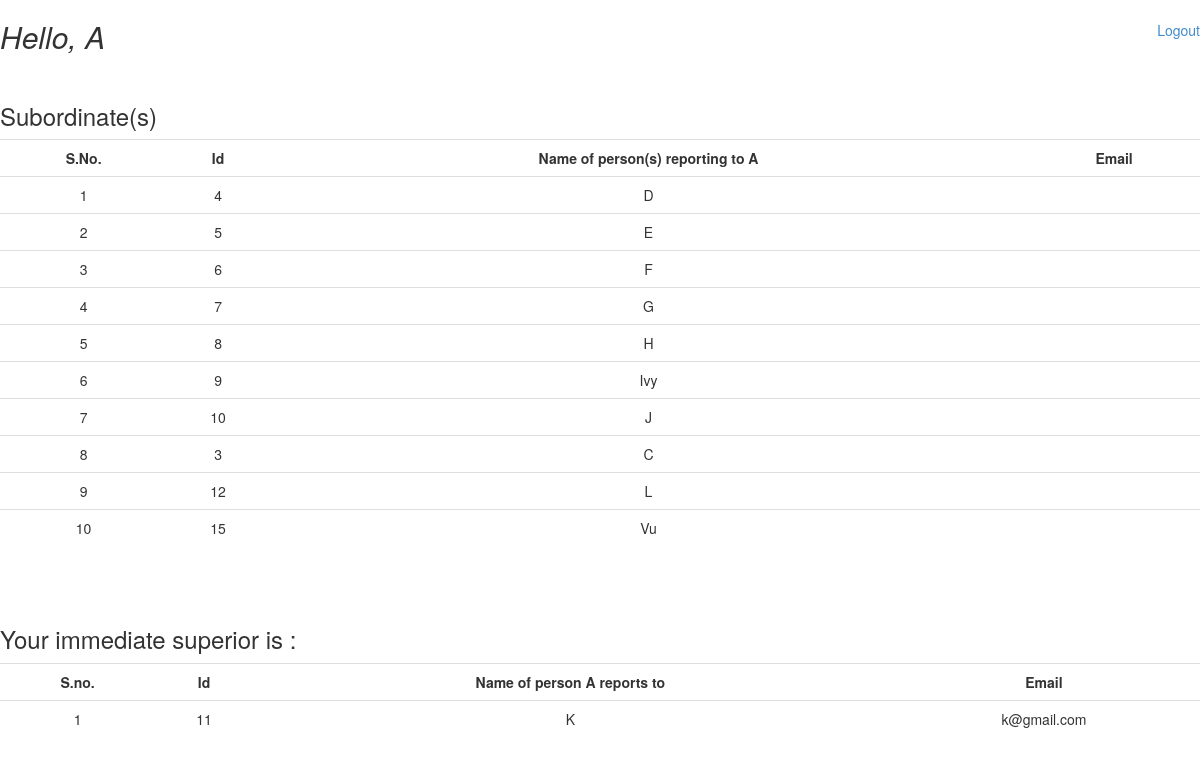
Page /home.php (signed in) on the committed database.
### tables this page shows
CREATE TABLE IF NOT EXISTS `bas_user` (
  `user_id` int(11) NOT NULL,
  `user_name` varchar(50) NOT NULL,
  `email` varchar(45) DEFAULT NULL,
  `password` varchar(30) DEFAULT NULL,
  `role` varchar(10) DEFAULT NULL,
  `date_created` datetime NOT NULL DEFAULT CURRENT_TIMESTAMP
);

### home.php (the view, shortened to what this page needs)
<?php
include('conn.php');
?>
<!DOCTYPE html>
<html lang="en">
<head>
<link rel="stylesheet" href="http://maxcdn.bootstrapcdn.com/bootstrap/3.3.7/css/bootstrap.min.css">
<link href="css/bootstrap.min.css" rel="stylesheet">
</head>
<?php
if (isset($_SESSION['id']))
{
	$id = $_SESSION['id'];
	if ($stmt = $conn->query("SELECT * FROM bas_user WHERE user_id = '$id'"))
	{
		$row = $stmt->fetch_array(MYSQL_BOTH);
		echo "<a href = 'logout.php' style='float:right'>Logout</a>";
		echo "<h2><em> Hello, ".$row['user_name']."</em></h2>";
		if ($stmt1 = $conn->query("SELECT user_id, user_name, email FROM `bas_user` WHERE user_id IN ( SELECT subordinate_id FROM `reporting` WHERE superior_id='$id' AND distance>0 )"))
		{
			if((!$stmt->num_rows>0))
			{
				echo "<br/>Uh. Oh! Looks like no one reports to you currently. Keep working your way up the ladder.<br/>";
			}
			else
			{
				$ctr=0;
?>
<br/>
		<h3> Subordinate(s) </h3>
<table class = "table" width="100%">
	<tr>
		<th style="text-align: center;">S.No.</th>
		<th style="text-align: center;">Id</th>
		<th style="text-align: center;">Name of person(s) reporting to <?php echo $row['user_name'] ?></th>
		<th style="text-align: center;">Email</th>
	</tr>
<?php
				while ($r1= $stmt1->fetch_array(MYSQL_BOTH))
				{
					$flag = 1;
					$ctr++;
?>
	<tr>
		<td style="text-align: center;"><?php echo $ctr ?></td>
		<td style="text-align: center;"><?php echo $r1['user_id'] ?></td>
		<td style="text-align: center;"><?php echo $r1['user_name'] ?></td>
		<td style="text-align: center;"><?php echo $r1['email'] ?></td>
<?php
				}
?>
</table>
<?php
			}
		}
?>
<br/>
<?php
		if ($stmt2 = $conn->query("SELECT user_id, user_name, email FROM `bas_user` WHERE user_id IN ( SELECT superior_id FROM `reporting` WHERE subordinate_id='$id' AND distance=1 )"))
		{
			if((!$stmt->num_rows>0))
			{
				echo "<br/><br/><br/><p style='margin-left:15px;'>Looks like you don't report to anyone currently. ";
				if (isset($flag))
					if ($flag == 1)
					{
						echo "Hooray! You are the BOSS here.</p>";
						unset($flag);
					}
			}
			else
			{
?>
<br/>
<h3> Your immediate superior is :</h3>
<table class = "table" width="100%" >
<tr>
	<th style="text-align: center;">S.no.</th>
	<th style="text-align: center;">Id</th>
	<th style="text-align: center;">Name of person <?php echo $row['user_name'] ?> reports to</th>
	<th style="text-align: center;">Email</th>
</tr>
<?php
				$ctr=0;
				while ($r2 = $stmt2->fetch_array(MYSQL_BOTH))
				{
					$ctr++;
?>
	<tr>
		<td style="text-align: center;"><?php echo $ctr ?></td>
		<td style="text-align: center;"><?php echo $r2['user_id'] ?></td>
		<td style="text-align: center;"><?php echo $r2['user_name'] ?></td>
		<td style="text-align: center;"><?php echo $r2['email'] ?></td>
<?php
				}
			}
		}
	}
}
else
	header('Location: index.php');
?>
</body>
</html>

### rows in the picture
bas_user: user_name "A"
bas_user: user_id "4", user_name "D"
bas_user: user_id "5", user_name "E"
bas_user: user_id "6", user_name "F"
bas_user: user_id "7", user_name "G"
bas_user: user_id "8", user_name "H"
bas_user: user_id "9", user_name "Ivy"
bas_user: user_id "10", user_name "J"
bas_user: user_id "3", user_name "C"
bas_user: user_id "12", user_name "L"
bas_user: user_id "15", user_name "Vu"
bas_user: user_id "11", user_name "K", email "k@gmail.com"
